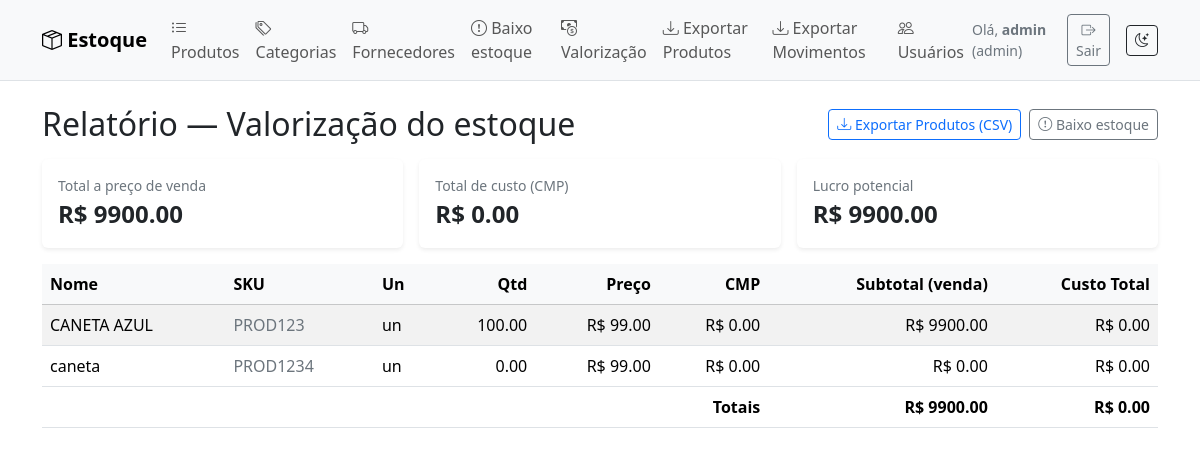
The page /relatorios/valorizacao (signed in) on the database its author committed.
### tables this page shows
CREATE TABLE users(
        id INTEGER PRIMARY KEY AUTOINCREMENT,
        username TEXT UNIQUE NOT NULL,
        passhash TEXT NOT NULL,
        role TEXT NOT NULL CHECK(role IN ('admin','operador','leitura')),
        created_at TEXT
    );

CREATE TABLE products(
        id INTEGER PRIMARY KEY AUTOINCREMENT,
        sku TEXT UNIQUE NOT NULL,
        name TEXT NOT NULL,
        category TEXT,
        supplier TEXT,
        unit TEXT DEFAULT 'un',
        price REAL DEFAULT 0,       -- preço base (ex.: venda)
        min_qty REAL DEFAULT 0,     -- alerta de baixo estoque
        current_qty REAL DEFAULT 0, -- saldo atual
        created_at TEXT
    , avg_cost REAL DEFAULT 0, category_id INTEGER, supplier_id INTEGER);

### stockcontrol/routes/reports.py (the view)
@bp.get("/valorizacao")
@login_required
def valuation():
    conn = get_conn(); c = conn.cursor()
    c.execute("""SELECT name, sku, unit,
                        printf('%.2f', current_qty) AS current_qty,
                        printf('%.2f', price) AS price,
                        printf('%.2f', avg_cost) AS avg_cost,
                        printf('%.2f', (current_qty * price)) AS subtotal,
                        printf('%.2f', (current_qty * avg_cost)) AS custo_total
                 FROM products ORDER BY name""")
    rows = c.fetchall()
    c.execute("SELECT SUM(current_qty * price), SUM(current_qty * avg_cost) FROM products")
    total_price, total_cost = c.fetchone()
    total_price = total_price or 0.0
    total_cost = total_cost or 0.0
    conn.close()
    return render_template("rel_valorizacao.html", rows=rows, total_price=total_price, total_cost=total_cost)

### stockcontrol/auth.py (called while the page is built)
def load_user(user_id):
    conn = get_conn(); c = conn.cursor()
    c.execute("SELECT * FROM users WHERE id=?", (user_id,))
    row = c.fetchone(); conn.close()
    return User(row) if row else None

### stockcontrol/db.py (called while the page is built)
def get_conn():
    db_path = current_app.config["DB_PATH"]
    conn = sqlite3.connect(db_path)
    conn.row_factory = sqlite3.Row
    conn.execute("PRAGMA foreign_keys = ON;")        # respeitar FKs
    conn.execute("PRAGMA journal_mode = WAL;")       # melhor concorrência
    conn.execute("PRAGMA synchronous = NORMAL;")     # equilíbrio segurança x performance
    conn.execute("PRAGMA busy_timeout = 3000;")      # espera 3s se DB estiver ocupado
    conn.execute("PRAGMA temp_store = MEMORY;")      # operações temporárias em memória
    return conn

### templates/rel_valorizacao.html
{% extends "base.html" %}
{% block content %}
  <div class="d-flex justify-content-between align-items-center mb-3">
    <h2 class="mb-0">Relatório — Valorização do estoque</h2>
    <div class="d-flex gap-2">
      <a class="btn btn-outline-primary btn-sm" href="{{ url_for('export.export_products') }}">
        <i class="bi bi-download"></i> Exportar Produtos (CSV)
      </a>
      <a class="btn btn-outline-secondary btn-sm" href="{{ url_for('reports.low_stock') }}">
        <i class="bi bi-exclamation-circle"></i> Baixo estoque
      </a>
    </div>
  </div>
  {% if not rows %}
    <div class="alert alert-info"><i class="bi bi-info-circle"></i> Nenhum produto cadastrado.</div>
  {% else %}
    <div class="row g-3 mb-3">
      <div class="col-12 col-md-4">
        <div class="card border-0 shadow-sm">
          <div class="card-body">
            <div class="text-secondary small">Total a preço de venda</div>
            <div class="fs-4 fw-semibold">R$ {{ '%.2f'|format(total_price) }}</div>
          </div>
        </div>
      </div>
      <div class="col-12 col-md-4">
        <div class="card border-0 shadow-sm">
          <div class="card-body">
            <div class="text-secondary small">Total de custo (CMP)</div>
            <div class="fs-4 fw-semibold">R$ {{ '%.2f'|format(total_cost) }}</div>
          </div>
        </div>
      </div>
      <div class="col-12 col-md-4">
        <div class="card border-0 shadow-sm">
          <div class="card-body">
            <div class="text-secondary small">Lucro potencial</div>
            <div class="fs-4 fw-semibold">R$ {{ '%.2f'|format(total_price - total_cost) }}</div>
          </div>
        </div>
      </div>
    </div>
    <div class="table-responsive">
      <table class="table table-striped table-hover align-middle">
        <thead class="table-light">
          <tr>
            <th>Nome</th>
            <th>SKU</th>
            <th>Un</th>
            <th class="text-end">Qtd</th>
            <th class="text-end">Preço</th>
            <th class="text-end">CMP</th>
            <th class="text-end">Subtotal (venda)</th>
            <th class="text-end">Custo Total</th>
          </tr>
        </thead>
        <tbody>
          {% for r in rows %}
          <tr>
            <td>{{ r.name }}</td>
            <td><span class="text-secondary">{{ r.sku }}</span></td>
            <td>{{ r.unit }}</td>
            <td class="text-end">{{ r.current_qty }}</td>
            <td class="text-end">R$ {{ r.price }}</td>
            <td class="text-end">R$ {{ r.avg_cost }}</td>
            <td class="text-end">R$ {{ r.subtotal }}</td>
            <td class="text-end">R$ {{ r.custo_total }}</td>
          </tr>
          {% endfor %}
        </tbody>
        <tfoot>
          <tr class="fw-semibold">
            <td colspan="6" class="text-end">Totais</td>
            <td class="text-end">R$ {{ '%.2f'|format(total_price) }}</td>
            <td class="text-end">R$ {{ '%.2f'|format(total_cost) }}</td>
          </tr>
        </tfoot>
      </table>
    </div>
  {% endif %}
{% endblock %}

### templates/base.html (shortened to what this page needs)
<!doctype html>
<html lang="pt-br" data-bs-theme="light">
<head>
  <link href="https://cdn.jsdelivr.net/npm/bootstrap@5.3.3/dist/css/bootstrap.min.css" rel="stylesheet">
  <link href="https://cdn.jsdelivr.net/npm/bootstrap-icons@1.11.3/font/bootstrap-icons.css" rel="stylesheet">
</head>
<body>
  <nav class="navbar navbar-expand-lg bg-body-tertiary border-bottom">
    <div class="container">
      <a class="navbar-brand fw-semibold" href="{{ url_for('products.index') }}">
        <i class="bi bi-box-seam"></i> Estoque
      </a>
      <div id="topnav" class="collapse navbar-collapse">
        <ul class="navbar-nav me-auto mb-2 mb-lg-0">
          {% if current_user.is_authenticated %}
            <li class="nav-item">
              <a class="nav-link" href="{{ url_for('products.index') }}">
                <i class="bi bi-list-ul"></i> Produtos
              </a>
            </li>
            <li class="nav-item">
              <a class="nav-link" href="{{ url_for('categories.view') }}">
                <i class="bi bi-tags"></i> Categorias
              </a>
            </li>
            <li class="nav-item">
              <a class="nav-link" href="{{ url_for('suppliers.view') }}">
                <i class="bi bi-truck"></i> Fornecedores
              </a>
            </li>
            <li class="nav-item">
              <a class="nav-link" href="{{ url_for('reports.low_stock') }}">
                <i class="bi bi-exclamation-circle"></i> Baixo estoque
              </a>
            </li>
            <li class="nav-item">
              <a class="nav-link" href="{{ url_for('reports.valuation') }}">
                <i class="bi bi-cash-coin"></i> Valorização
              </a>
            </li>
            <li class="nav-item">
              <a class="nav-link" href="{{ url_for('export.export_products') }}">
                <i class="bi bi-download"></i> Exportar Produtos
              </a>
            </li>
            <li class="nav-item">
              <a class="nav-link" href="{{ url_for('export.export_moves') }}">
                <i class="bi bi-download"></i> Exportar Movimentos
              </a>
            </li>
            {% if current_user.role == 'admin' %}
              <li class="nav-item">
                <a class="nav-link" href="{{ url_for('users.manage') }}">
                  <i class="bi bi-people"></i> Usuários
                </a>
              </li>
            {% endif %}
          {% endif %}
        </ul>
        <div class="d-flex align-items-center gap-3">
          {% if current_user.is_authenticated %}
            <span class="text-secondary small">
              Olá, <strong>{{ current_user.username }}</strong> ({{ current_user.role }})
            </span>
            <form method="post" action="{{ url_for('auth.logout') }}">
              <button class="btn btn-outline-secondary btn-sm" type="submit">
                <i class="bi bi-box-arrow-right"></i> Sair
              </button>
            </form>
          {% endif %}
          <button class="btn btn-outline-dark btn-sm" id="themeToggle" type="button">
            <i class="bi bi-moon-stars"></i>
          </button>
        </div>
      </div>
    </div>
  </nav>
  <main class="container py-4">
    {% block content %}{% endblock %}
  </main>
</body>
</html>

### rows shown on the page
users: username "admin", role "admin"
products: name "CANETA AZUL", sku "PROD123", unit "un", current_qty "100.00", price "99.00", avg_cost "0.00", subtotal "9900.00", custo_total "0.00"
products: name "caneta", sku "PROD1234", unit "un", current_qty "0.00", price "99.00", avg_cost "0.00", subtotal "0.00", custo_total "0.00"

### other values the page prints
{{ '%.2f'|format(total_price) }} "9900.00"
{{ '%.2f'|format(total_cost) }} "0.00"
{{ '%.2f'|format(total_price - total_cost) }} "9900.00"
